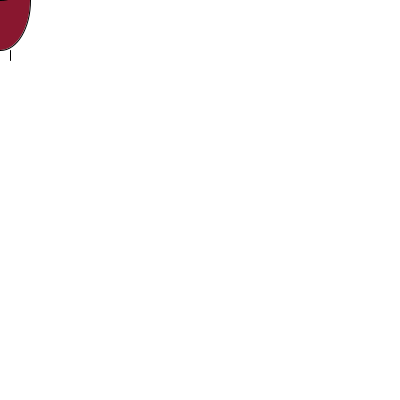
Frame 1 (no input)
Frame 60 (the mouse pressed at the canvas centre just before this capture): identical to frame 1, image omitted
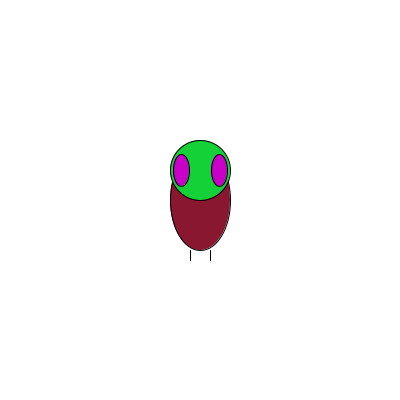
Frame 120 (the mouse held since frame 60 and released just before this capture)

The Processing sketch that drew these frames (run headless with seeded random() and noise(); from frame 60 on, the mouse is pressed at the canvas centre):

// Processing sketch: processing_5634
// ── processing_5634.pde

void setup() {
background(0,137,0);
size(400,400);
smooth();
frameRate(70) ;
}
void draw() {

background(255);
ellipseMode(CENTER);
rectMode(CENTER);
stroke(0);
fill(137,23,47);
ellipse(mouseX,mouseY,60,100);
stroke(0);
fill(20,209,56);
ellipse(mouseX ,mouseY -30,60,60);

fill(mouseX,0,mouseY);
ellipse(mouseX-19,mouseY-30,16,32);
ellipse(mouseX + 19,mouseY-30,16,32);

stroke(0);
line(mouseX-10,mouseY + 50,pmouseX-10,pmouseY + 60);
line(mouseX + 10,mouseY + 50,pmouseX + 10,pmouseY + 60);
}
void mousePressed() {
println( "Jana! ");
}
